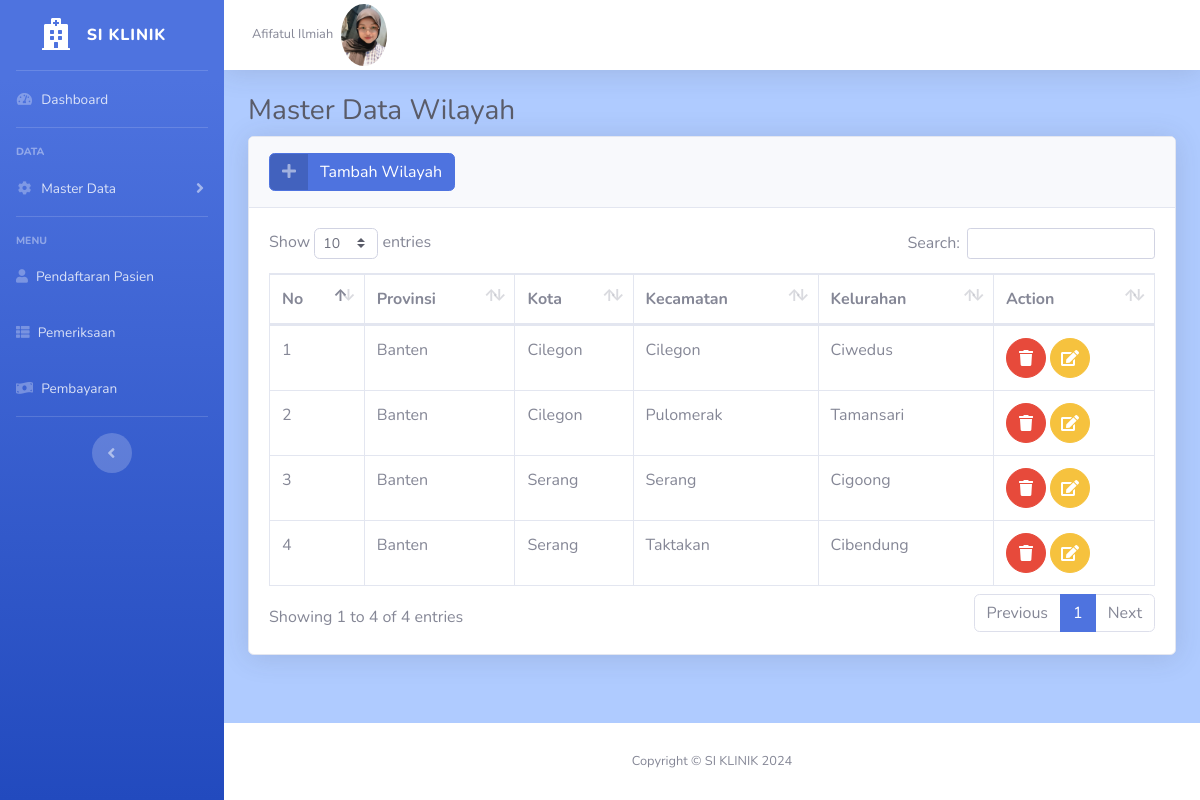
The page /wilayah/index.php (signed in) on the database its author committed.
### tables this page shows
CREATE TABLE `user` (
  `id` int(11) NOT NULL,
  `id_pegawai` int(11) NOT NULL,
  `username` varchar(255) NOT NULL,
  `password` varchar(255) NOT NULL,
  `level` varchar(255) NOT NULL
);

CREATE TABLE `pegawai` (
  `id` int(11) NOT NULL,
  `nama_pegawai` varchar(255) NOT NULL,
  `nohp` varchar(12) NOT NULL,
  `alamat` varchar(255) NOT NULL,
  `jk` varchar(255) NOT NULL
);

CREATE TABLE `wilayah` (
  `id` int(11) NOT NULL,
  `provinsi` varchar(255) NOT NULL,
  `kota` varchar(255) NOT NULL,
  `kecamatan` varchar(255) NOT NULL,
  `kelurahan` varchar(255) NOT NULL
);

### wilayah/function.php (called while the page is built, shortened)
<?php
require "../koneksi.php";
function select($query)
{
    global $conn;
    $sql = mysqli_query($conn, $query);
    $wilayahs = [];
    while ($wilayah = mysqli_fetch_assoc($sql)) {
        $wilayahs[] = $wilayah;
    }
    return $wilayahs;
}

### wilayah/index.php (the view, shortened to what this page needs)
<?php
require "function.php";
$pegawai = $_SESSION["id_pegawai"];
$user = mysqli_query($conn, "SELECT * FROM user A LEFT JOIN pegawai B ON B.id = A.id_pegawai WHERE A.id_pegawai = '$pegawai'");
$user = mysqli_fetch_assoc($user);
$query = "SELECT * FROM wilayah";
$wilayahs = select($query);
?>
<!DOCTYPE html>
<html lang="en">
<head>
    <link href="../assets/vendor/fontawesome-free/css/all.min.css" rel="stylesheet" type="text/css">
    <link href="../assets/css/sb-admin-2.min.css" rel="stylesheet">
    <link href="../assets/vendor/datatables/dataTables.bootstrap4.min.css" rel="stylesheet">
</head>
<body id="page-top">
    <div id="wrapper">
        <ul class="navbar-nav bg-gradient-primary sidebar sidebar-dark accordion" id="accordionSidebar">
            <a class="sidebar-brand d-flex align-items-center justify-content-center" href="../index.php">
                <div class="sidebar-brand-icon">
                    <i class="fas fa-hospital"></i>
                </div>
                <div class="sidebar-brand-text mx-3">SI KLINIK</div>
            </a>
            <hr class="sidebar-divider my-0">
            <li class="nav-item">
                <a class="nav-link" href="../index.php">
                    <i class="fas fa-fw fa-tachometer-alt"></i>
                    <span>Dashboard</span></a>
            </li>
            <hr class="sidebar-divider">
            <div class="sidebar-heading">
                Data
            </div>
            <li class="nav-item">
                <a class="nav-link collapsed" href="#" data-toggle="collapse" data-target="#collapseTwo" aria-expanded="true" aria-controls="collapseTwo">
                    <i class="fas fa-fw fa-cog"></i>
                    <span>Master Data</span>
                </a>
            </li>
            <hr class="sidebar-divider">
            <div class="sidebar-heading">
                Menu
            </div>
            <li class="nav-item">
                <a class="nav-link" href="../pendaftaran/index.php">
                    <i class="fas fa-user"></i>
                    <span>Pendaftaran Pasien</span>
                </a>
            </li>
            <li class="nav-item">
                <a class="nav-link" href="../pemeriksaan/index.php">
                    <i class="fas fa-th-list"></i>
                    <span>Pemeriksaan</span>
                </a>
            </li>
            <li class="nav-item">
                <a class="nav-link" href="../pembayaran/index.php">
                    <i class="fas fa-money-bill-wave"></i>
                    <span>Pembayaran</span>
                </a>
            </li>
            <hr class="sidebar-divider d-none d-md-block">
            <div class="text-center d-none d-md-inline">
                <button class="rounded-circle border-0" id="sidebarToggle"></button>
            </div>
        </ul>
        <div id="content-wrapper" class="d-flex flex-column" style="background-color: #afcbff">
            <div id="content">
                <nav class="navbar navbar-expand navbar-light bg-white topbar mb-4 static-top shadow">
                    <ul class="navbar-nav ml-auto">
                        <li class="nav-item dropdown no-arrow">
                            <a class="nav-link dropdown-toggle" href="#" id="userDropdown" role="button" data-toggle="dropdown" aria-haspopup="true" aria-expanded="false">
                                <span class="mr-2 d-none d-lg-inline text-gray-600 small"><?= $user["nama_pegawai"]; ?></span>
                                <img class="img-profile rounded-circle" src="../assets/img/profil-admin.jpg" style="width: 5%; height: auto; border-radius: 50%;">
                            </a>
                        </li>
                    </ul>
                </nav>
                <div class="container-fluid">
                    <h1 class="h3 mb-2 text-gray-800">Master Data Wilayah</h1>
                    <div class="card shadow mb-4">
                        <div class="card-header py-3">
                            <a href="../Wilayah/add.php" class="btn btn-primary btn-icon-split">
                                <span class="icon text-white-50">
                                    <i class="fas fa-plus"></i>
                                </span>
                                <span class="text">Tambah Wilayah</span>
                            </a>
                        </div>
                        <div class="card-body">
                            <div class="table-responsive">
                                <table class="table table-bordered" id="dataTable" width="100%" cellspacing="0">
                                    <thead>
                                        <tr>
                                            <th>No</th>
                                            <th>Provinsi</th>
                                            <th>Kota</th>
                                            <th>Kecamatan</th>
                                            <th>Kelurahan</th>
                                            <th>Action</th>
                                        </tr>
                                    </thead>
                                    <tbody>
                                        <?php $i = 1 ?>
                                        <?php foreach ($wilayahs as $row) : ?>
                                            <tr>
                                                <td><?= $i++; ?></td>
                                                <td><?= $row['provinsi']; ?></td>
                                                <td><?= $row['kota']; ?></td>
                                                <td><?= $row['kecamatan']; ?></td>
                                                <td><?= $row['kelurahan']; ?></td>
                                                <td>
                                                    <a href="#" class="btn btn-danger btn-circle" data-toggle="modal" data-target="#hapusModal<?= $row["id"]; ?>">
                                                        <i class="fas fa-trash"></i>
                                                    </a>
                                                    <a href="../wilayah/edit.php?id=<?= $row["id"]; ?>" class="btn btn-warning btn-circle">
                                                        <i class="fas fa-edit"></i>
                                                    </a>
                                                </td>
                                            </tr>
                                        <?php endforeach; ?>
                                    </tbody>
                                </table>
                            </div>
                        </div>
                    </div>
                </div>
            </div>
            <footer class="sticky-footer bg-white">
                <div class="container my-auto">
                    <div class="copyright text-center my-auto">
                        <span>Copyright &copy; SI KLINIK <?= date("Y") ?></span>
                    </div>
                </div>
            </footer>
        </div>
    </div>
</body>
</html>

### rows shown on the page
user: id_pegawai.nama_pegawai "Afifatul Ilmiah"
wilayah: provinsi "Banten", kota "Cilegon", kecamatan "Cilegon", kelurahan "Ciwedus"
wilayah: provinsi "Banten", kota "Cilegon", kecamatan "Pulomerak", kelurahan "Tamansari"
wilayah: provinsi "Banten", kota "Serang", kecamatan "Serang", kelurahan "Cigoong"
wilayah: provinsi "Banten", kota "Serang", kecamatan "Taktakan", kelurahan "Cibendung"
